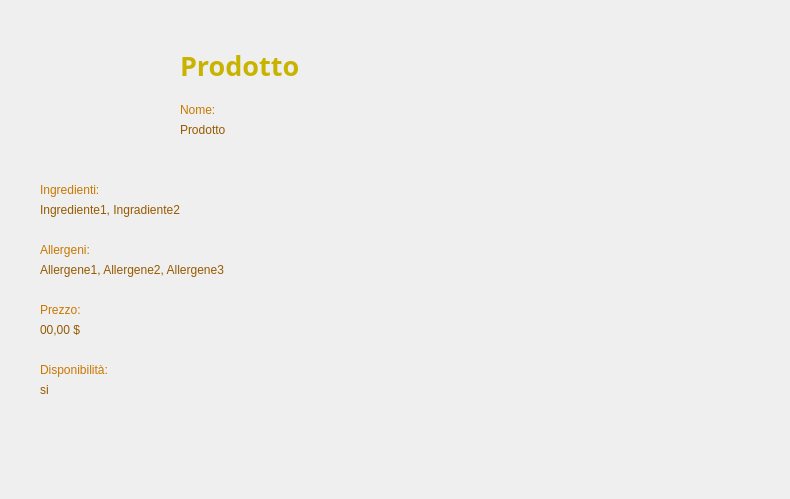
<?xml version="1.0" encoding="UTF-8"?>
<ui version="4.0">
 <class>VistaVisualizzaProdottoCliente  </class>
 <widget class="QWidget" name="VistaVisualizzaProdottoCliente  ">
  <property name="geometry">
   <rect>
    <x>0</x>
    <y>0</y>
    <width>790</width>
    <height>499</height>
   </rect>
  </property>
  <property name="windowTitle">
   <string>Prodotto - CineMax</string>
  </property>
  <widget class="QLabel" name="Sfondo">
   <property name="geometry">
    <rect>
     <x>0</x>
     <y>0</y>
     <width>791</width>
     <height>501</height>
    </rect>
   </property>
   <property name="font">
    <font>
     <family>Segoe UI</family>
    </font>
   </property>
   <property name="styleSheet">
    <string notr="true">QLabel {
    background: qlineargradient(
        x1: 0, y1: 1,
        x2: 0, y2: 0,
		stop: 0 #321E00,
        stop: 1 #643C00
    );
}</string>
   </property>
   <property name="text">
    <string/>
   </property>
  </widget>
  <widget class="QLabel" name="labelIconaFotoCliente">
   <property name="geometry">
    <rect>
     <x>30</x>
     <y>30</y>
     <width>131</width>
     <height>131</height>
    </rect>
   </property>
   <property name="text">
    <string/>
   </property>
   <property name="pixmap">
    <pixmap>Immagini/IconaFotoCliente.png</pixmap>
   </property>
   <property name="scaledContents">
    <bool>true</bool>
   </property>
  </widget>
  <widget class="QLabel" name="labelNome">
   <property name="geometry">
    <rect>
     <x>180</x>
     <y>100</y>
     <width>63</width>
     <height>20</height>
    </rect>
   </property>
   <property name="styleSheet">
    <string notr="true">QLabel {
    color: #C87800;
}</string>
   </property>
   <property name="text">
    <string>Nome:</string>
   </property>
   <property name="alignment">
    <set>Qt::AlignmentFlag::AlignLeading|Qt::AlignmentFlag::AlignLeft|Qt::AlignmentFlag::AlignVCenter</set>
   </property>
  </widget>
  <widget class="QLabel" name="labelTitoloPrincipale">
   <property name="geometry">
    <rect>
     <x>180</x>
     <y>30</y>
     <width>291</width>
     <height>71</height>
    </rect>
   </property>
   <property name="font">
    <font>
     <family>Segoe UI Variable</family>
     <pointsize>20</pointsize>
     <bold>true</bold>
    </font>
   </property>
   <property name="styleSheet">
    <string notr="true">QLabel {
    color: #C8B400;
}</string>
   </property>
   <property name="text">
    <string>Prodotto</string>
   </property>
   <property name="alignment">
    <set>Qt::AlignmentFlag::AlignLeading|Qt::AlignmentFlag::AlignLeft|Qt::AlignmentFlag::AlignVCenter</set>
   </property>
  </widget>
  <widget class="QLabel" name="labelHomeButtonCliente">
   <property name="geometry">
    <rect>
     <x>700</x>
     <y>20</y>
     <width>63</width>
     <height>61</height>
    </rect>
   </property>
   <property name="text">
    <string/>
   </property>
   <property name="pixmap">
    <pixmap>Immagini/HomeButtonCliente.png</pixmap>
   </property>
   <property name="scaledContents">
    <bool>true</bool>
   </property>
  </widget>
  <widget class="QLabel" name="labelIngredienti">
   <property name="geometry">
    <rect>
     <x>40</x>
     <y>180</y>
     <width>81</width>
     <height>20</height>
    </rect>
   </property>
   <property name="styleSheet">
    <string notr="true">QLabel {
    color: #C87800;
}</string>
   </property>
   <property name="text">
    <string>Ingredienti:</string>
   </property>
   <property name="alignment">
    <set>Qt::AlignmentFlag::AlignLeading|Qt::AlignmentFlag::AlignLeft|Qt::AlignmentFlag::AlignVCenter</set>
   </property>
  </widget>
  <widget class="QLabel" name="labelNomeProdotto">
   <property name="geometry">
    <rect>
     <x>180</x>
     <y>120</y>
     <width>221</width>
     <height>20</height>
    </rect>
   </property>
   <property name="styleSheet">
    <string notr="true">QLabel {
    color: #965A00;
}</string>
   </property>
   <property name="text">
    <string>Prodotto</string>
   </property>
  </widget>
  <widget class="QLabel" name="labelIngredientiProdotto">
   <property name="geometry">
    <rect>
     <x>40</x>
     <y>200</y>
     <width>511</width>
     <height>20</height>
    </rect>
   </property>
   <property name="styleSheet">
    <string notr="true">QLabel {
    color: #965A00;
}</string>
   </property>
   <property name="text">
    <string>Ingrediente1, Ingradiente2</string>
   </property>
  </widget>
  <widget class="QLabel" name="labelDisponibile">
   <property name="geometry">
    <rect>
     <x>40</x>
     <y>360</y>
     <width>101</width>
     <height>20</height>
    </rect>
   </property>
   <property name="styleSheet">
    <string notr="true">QLabel {
    color: #C87800;
}</string>
   </property>
   <property name="text">
    <string>Disponibilità:</string>
   </property>
   <property name="alignment">
    <set>Qt::AlignmentFlag::AlignLeading|Qt::AlignmentFlag::AlignLeft|Qt::AlignmentFlag::AlignVCenter</set>
   </property>
  </widget>
  <widget class="QLabel" name="labelDisponibileProdotto">
   <property name="geometry">
    <rect>
     <x>40</x>
     <y>380</y>
     <width>31</width>
     <height>20</height>
    </rect>
   </property>
   <property name="styleSheet">
    <string notr="true">QLabel {
    color: #965A00;
}</string>
   </property>
   <property name="text">
    <string>si</string>
   </property>
  </widget>
  <widget class="QLabel" name="labelAllergeni">
   <property name="geometry">
    <rect>
     <x>40</x>
     <y>240</y>
     <width>81</width>
     <height>20</height>
    </rect>
   </property>
   <property name="styleSheet">
    <string notr="true">QLabel {
    color: #C87800;
}</string>
   </property>
   <property name="text">
    <string>Allergeni:</string>
   </property>
   <property name="alignment">
    <set>Qt::AlignmentFlag::AlignLeading|Qt::AlignmentFlag::AlignLeft|Qt::AlignmentFlag::AlignVCenter</set>
   </property>
  </widget>
  <widget class="QLabel" name="labelAllergeniProdotto">
   <property name="geometry">
    <rect>
     <x>40</x>
     <y>260</y>
     <width>401</width>
     <height>20</height>
    </rect>
   </property>
   <property name="styleSheet">
    <string notr="true">QLabel {
    color: #965A00;
}</string>
   </property>
   <property name="text">
    <string>Allergene1, Allergene2, Allergene3</string>
   </property>
  </widget>
  <widget class="QLabel" name="labelPrezzo">
   <property name="geometry">
    <rect>
     <x>40</x>
     <y>300</y>
     <width>81</width>
     <height>20</height>
    </rect>
   </property>
   <property name="styleSheet">
    <string notr="true">QLabel {
    color: #C87800;
}</string>
   </property>
   <property name="text">
    <string>Prezzo:</string>
   </property>
   <property name="alignment">
    <set>Qt::AlignmentFlag::AlignLeading|Qt::AlignmentFlag::AlignLeft|Qt::AlignmentFlag::AlignVCenter</set>
   </property>
  </widget>
  <widget class="QLabel" name="labelPrezzoProdotto">
   <property name="geometry">
    <rect>
     <x>40</x>
     <y>320</y>
     <width>81</width>
     <height>20</height>
    </rect>
   </property>
   <property name="styleSheet">
    <string notr="true">QLabel {
    color: #965A00;
}</string>
   </property>
   <property name="text">
    <string>00,00 $</string>
   </property>
  </widget>
  <widget class="QLabel" name="labelIndietroButtonCliente">
   <property name="geometry">
    <rect>
     <x>620</x>
     <y>20</y>
     <width>63</width>
     <height>61</height>
    </rect>
   </property>
   <property name="text">
    <string/>
   </property>
   <property name="pixmap">
    <pixmap>Immagini/IndietroButtonCliente.png</pixmap>
   </property>
   <property name="scaledContents">
    <bool>true</bool>
   </property>
  </widget>
 </widget>
 <resources/>
 <connections/>
</ui>
